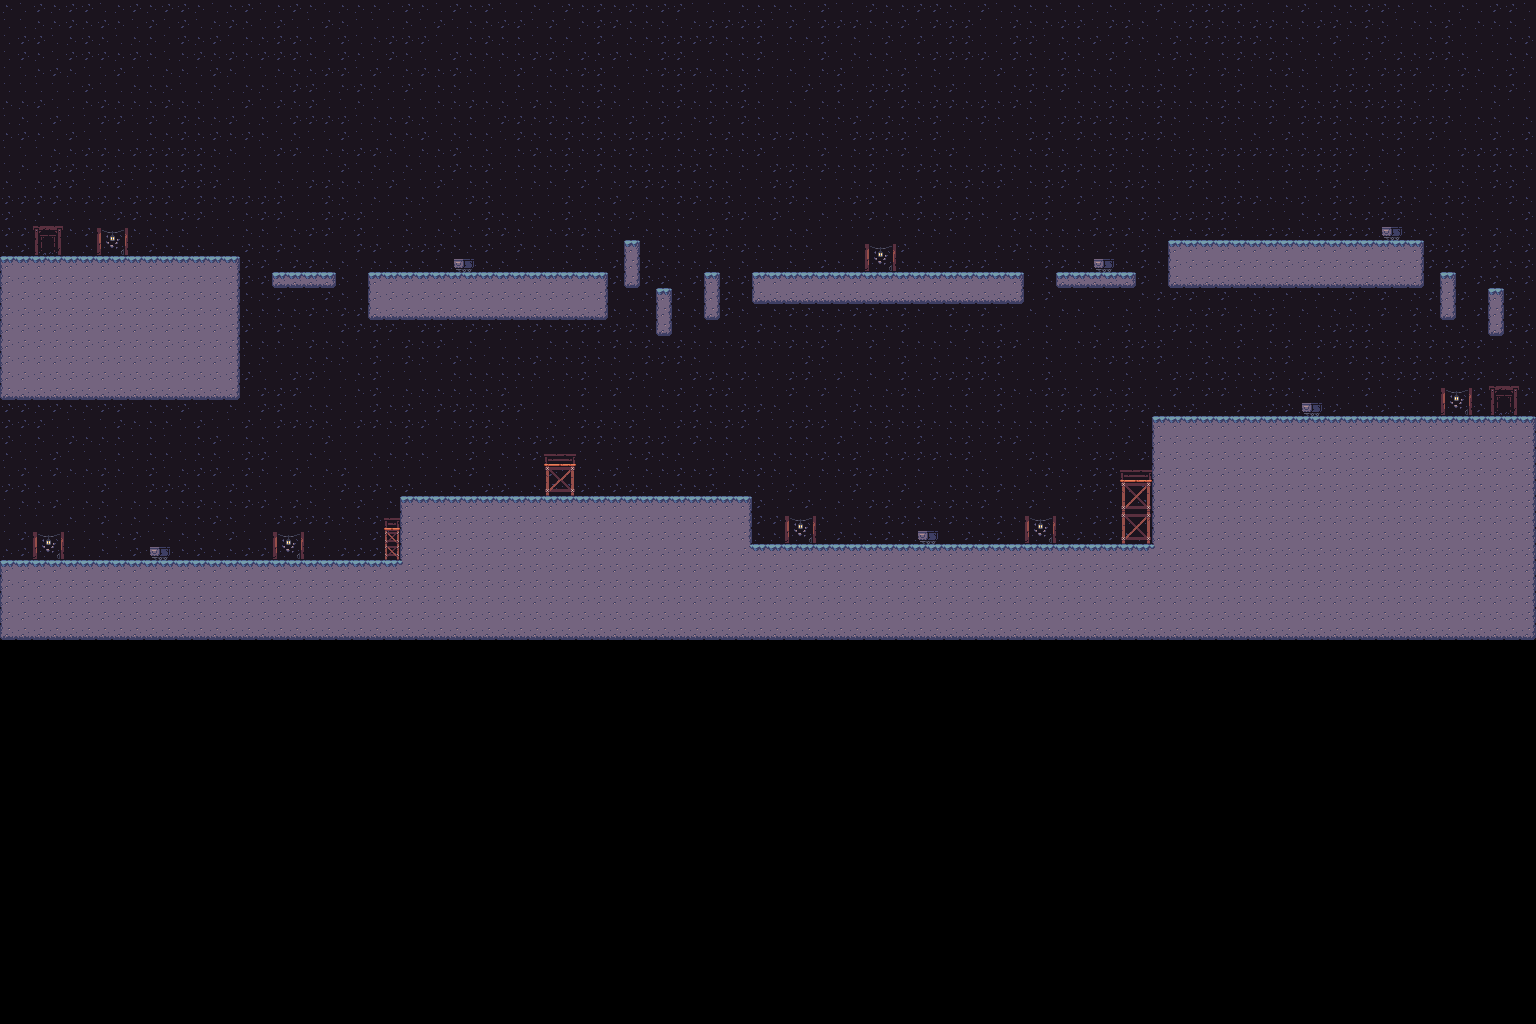

Tiled map render using the project's own tile images. Description and the map definition, with tile-layer contents summarised, below:
An orthogonal 96x64 tile map with 16x16 px tiles, 3 tile layers (Background, Platforms, Props) and 21 objects (startPoint, endPoint).

<map version="1.5" tiledversion="1.7.2" orientation="orthogonal" renderorder="right-down" width="96" height="64" tilewidth="16" tileheight="16" infinite="0" nextlayerid="5" nextobjectid="23">
 <tileset firstgid="1" name="tileset" tilewidth="16" tileheight="16" tilecount="2178" columns="99">
  <image source="tileset.png" width="1584" height="352" />
 </tileset>
 <layer id="1" name="Background" width="96" height="64">
  <data>[6144 cells, 3840 non-empty, 7 distinct tile ids]</data>
 </layer>
 <layer id="2" name="Platforms" width="96" height="64">
  <data>[6144 cells, 1098 non-empty, 21 distinct tile ids]</data>
 </layer>
 <layer id="3" name="Props" width="96" height="64">
  <data>[6144 cells, 39 non-empty, 19 distinct tile ids]</data>
 </layer>
 <objectgroup id="4" name="Collisions">
  <object id="1" x="1.5" y="257" width="237.5" height="142.5" />
  <object id="2" x="1" y="561" width="399" height="78.5" />
  <object id="3" x="401" y="497" width="350.5" height="142.5" />
  <object id="4" x="369" y="273.5" width="238" height="45.5" />
  <object id="5" x="753" y="273.5" width="271" height="30" />
  <object id="6" x="273" y="273" width="62.5" height="14.5" />
  <object id="7" x="751.5" y="545" width="401" height="94.5" />
  <object id="9" x="1169" y="241" width="255" height="47" />
  <object id="10" x="1095" y="280" height="1" />
  <object id="11" x="1153" y="417" width="382.5" height="223" />
  <object id="12" x="624.5" y="241.5" width="14.5" height="46" />
  <object id="13" x="657" y="289.5" width="14" height="46" />
  <object id="14" x="705" y="273.5" width="14" height="45.5" />
  <object id="15" name="startPoint" x="33.0111" y="226.033" width="29.9333" height="29.9667" />
  <object id="16" name="endPoint" x="1489" y="386.063" width="29.8125" height="29.75" />
  <object id="17" x="1440.5" y="273.5" width="15" height="47" />
  <object id="18" x="1489" y="289" width="14.5" height="46" />
  <object id="19" x="1056.5" y="273.5" width="79" height="13.5" />
  <object id="20" x="384.125" y="518.25" width="15.625" height="41.5" />
  <object id="21" x="544.125" y="454.25" width="31.625" height="41.625" />
  <object id="22" x="1120.13" y="470" width="31.625" height="73.875" />
 </objectgroup>
</map>
